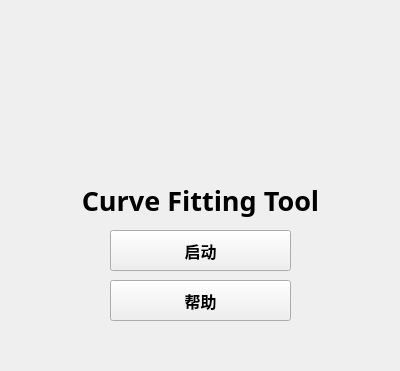
<?xml version="1.0" encoding="UTF-8"?>
<ui version="4.0">
 <class>startup</class>
 <widget class="QWidget" name="startup">
  <property name="geometry">
   <rect>
    <x>0</x>
    <y>0</y>
    <width>400</width>
    <height>371</height>
   </rect>
  </property>
  <property name="windowTitle">
   <string>Curve Fitiing Tool</string>
  </property>
  <property name="windowIcon">
   <iconset>
    <normaloff>icon.jpg</normaloff>icon.jpg</iconset>
  </property>
  <widget class="QLabel" name="label">
   <property name="geometry">
    <rect>
     <x>125</x>
     <y>40</y>
     <width>150</width>
     <height>141</height>
    </rect>
   </property>
   <property name="text">
    <string/>
   </property>
  </widget>
  <widget class="QLabel" name="name">
   <property name="geometry">
    <rect>
     <x>60</x>
     <y>180</y>
     <width>281</width>
     <height>41</height>
    </rect>
   </property>
   <property name="font">
    <font>
     <family>Berlin Sans FB Demi</family>
     <pointsize>22</pointsize>
     <weight>75</weight>
     <bold>true</bold>
    </font>
   </property>
   <property name="text">
    <string>&lt;html&gt;&lt;head/&gt;&lt;body&gt;&lt;p align=&quot;center&quot;&gt;&lt;span style=&quot; font-size:20pt;&quot;&gt;Curve Fitting Tool&lt;/span&gt;&lt;/p&gt;&lt;/body&gt;&lt;/html&gt;</string>
   </property>
  </widget>
  <widget class="QPushButton" name="start_btn">
   <property name="geometry">
    <rect>
     <x>110</x>
     <y>230</y>
     <width>181</width>
     <height>41</height>
    </rect>
   </property>
   <property name="font">
    <font>
     <family>新宋体</family>
     <pointsize>12</pointsize>
     <weight>75</weight>
     <bold>true</bold>
    </font>
   </property>
   <property name="text">
    <string>启动</string>
   </property>
  </widget>
  <widget class="QPushButton" name="help_btn">
   <property name="geometry">
    <rect>
     <x>110</x>
     <y>280</y>
     <width>181</width>
     <height>41</height>
    </rect>
   </property>
   <property name="font">
    <font>
     <family>新宋体</family>
     <pointsize>12</pointsize>
     <weight>75</weight>
     <bold>true</bold>
    </font>
   </property>
   <property name="text">
    <string>帮助</string>
   </property>
  </widget>
 </widget>
 <resources/>
 <connections/>
</ui>
